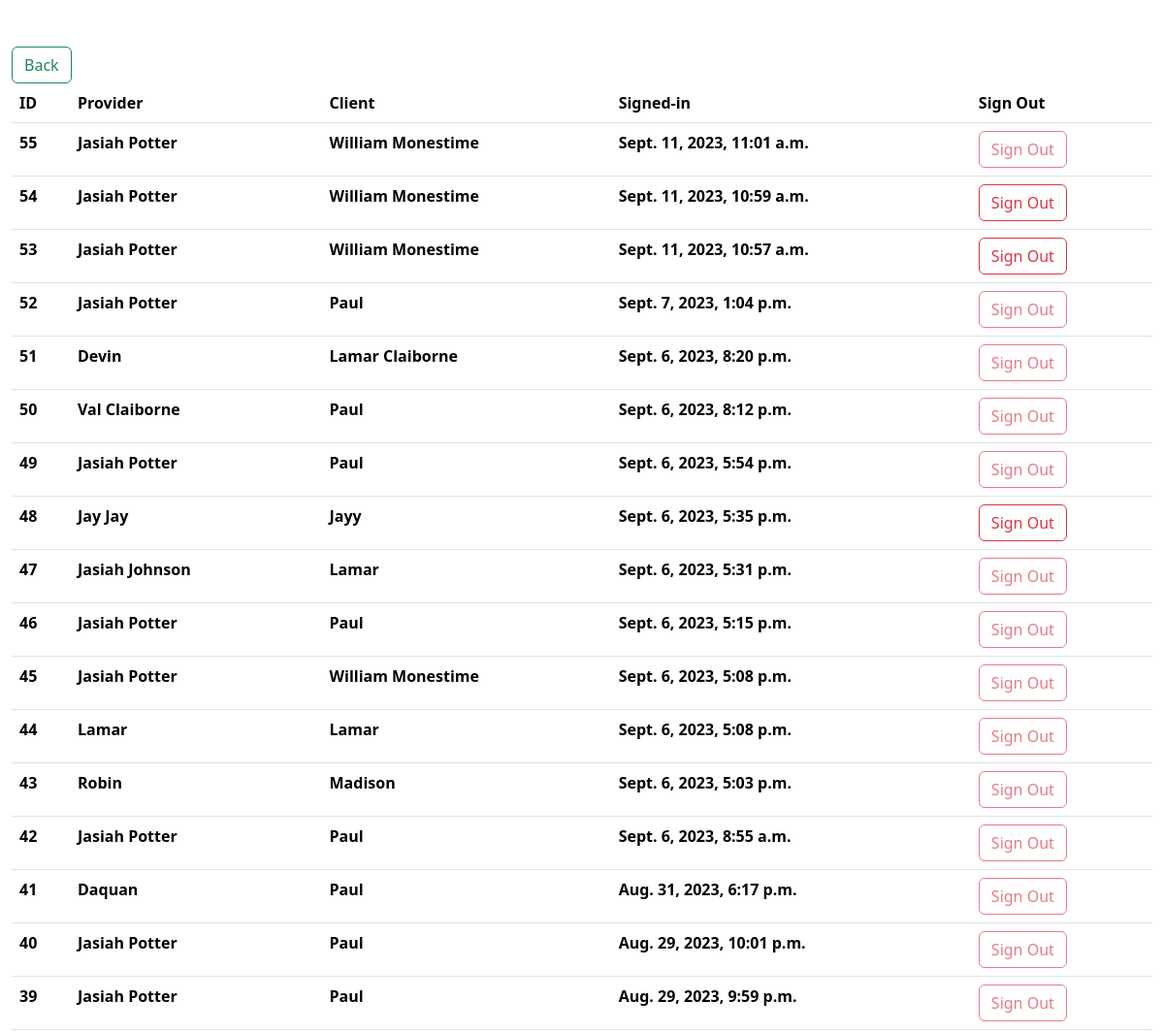
The app's page /serenity/clients/in_session/ (upper part), older data.
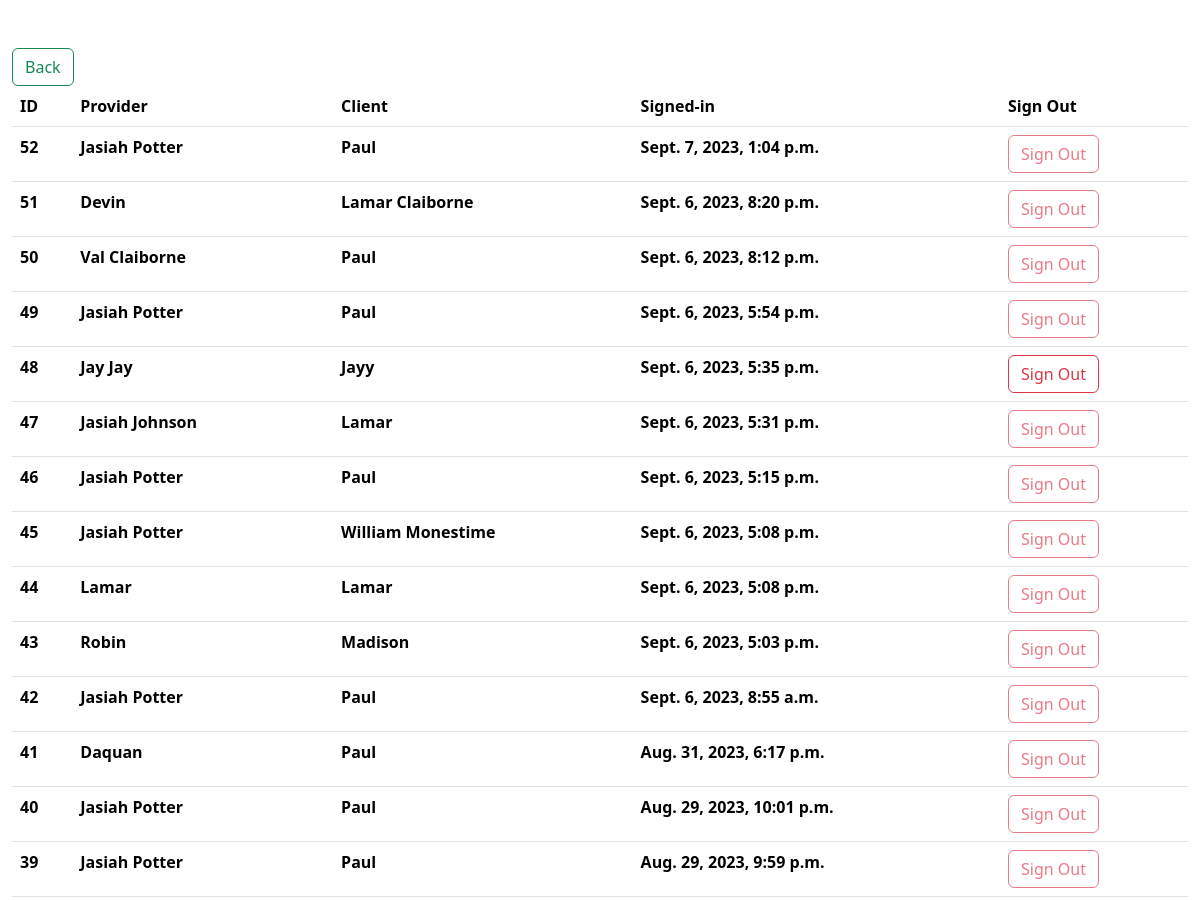
The same page, newer data.
### SCC_app/models.py (models this page shows)
class Guest(models.Model):
    provider_name = models.CharField(max_length = 100)
    client = models.CharField(max_length=100)
    signed_out_by = models.CharField(max_length=100)
    created_at = models.DateTimeField(auto_now_add=True)
    updated_at = models.DateTimeField(auto_now=True)

### SCC_app/views.py (the view)
# urls.py: path('serenity/clients/in_session/', views.Signed_In_Clients),
def Signed_In_Clients(request):
    context = {
        'all_guest': Guest.objects.all(),
    }
    return render(request, 'signed_in_clients.html', context)

### SCC_app/templates/signed_in_clients.html (shortened to what this page needs)
<!DOCTYPE html>
<html lang="en">
<head>
    <link href="https://cdn.jsdelivr.net/npm/bootstrap@5.3.1/dist/css/bootstrap.min.css" rel="stylesheet">
    {%load static %}
    <link rel="stylesheet" href="{% static 'css/style.css' %}">
</head>
<body>
    <div class="row justify-content-center mt-5">
        <div class="row justify-content-between mb-4">
            <div class="col-auto">
                <a href="/serenity/check_in/guest/" class="btn btn-outline-success">Back</a>
            </div>
    <div>
        {% load tz%}
        <table class="table">
            <thead>
                <tr>
                    <th scope="col">ID</th>
                    <th scope="col">Provider</th>
                    <th scope="col">Client</th>
                    <th scope="col">Signed-in</th>
                    <th scope="col">Sign Out</th>
                </tr>
            </thead>
            <tbody>
                {% for guest in all_guest|dictsortreversed:"created_at"%}
                <tr id="row-{{ guest.id }}">
                    <th scope="row">{{guest.id}}</th>
                    <td>{{guest.provider_name}}</td>
                    <td>{{guest.client}}</td>
                    <td>{{guest.created_at|timezone:"US/Eastern"}}</td>
                    <td>
                        <a href="/serenity/sign_out/{{guest.id}}/" {% if guest.created_at != guest.updated_at %}class="disabled"{% endif %}>
                            <button id="sign-out-button-{{ guest.id }}" class="btn btn-outline-danger" {% if guest.created_at != guest.updated_at %}disabled{% endif %}>
                                Sign Out
                            </button>
                        </a>
                    </td>
                </tr>
                {%endfor%}
            </tbody>
        </table>
</body>
</html>

### SCC_app/static/css/style.css (style rules this page uses)
body { background-size: cover; font-weight: bold; }
.disabled { pointer-events: none; }

Row changes from the older to the newer data that the page shows:
removed Guest: id "55", provider_name "Jasiah Potter", client "William Monestime", created_at "Sept. 11, 2023, 11:01 a.m."
removed Guest: id "54", provider_name "Jasiah Potter", client "William Monestime", created_at "Sept. 11, 2023, 10:59 a.m."
removed Guest: id "53", provider_name "Jasiah Potter", client "William Monestime", created_at "Sept. 11, 2023, 10:57 a.m."
